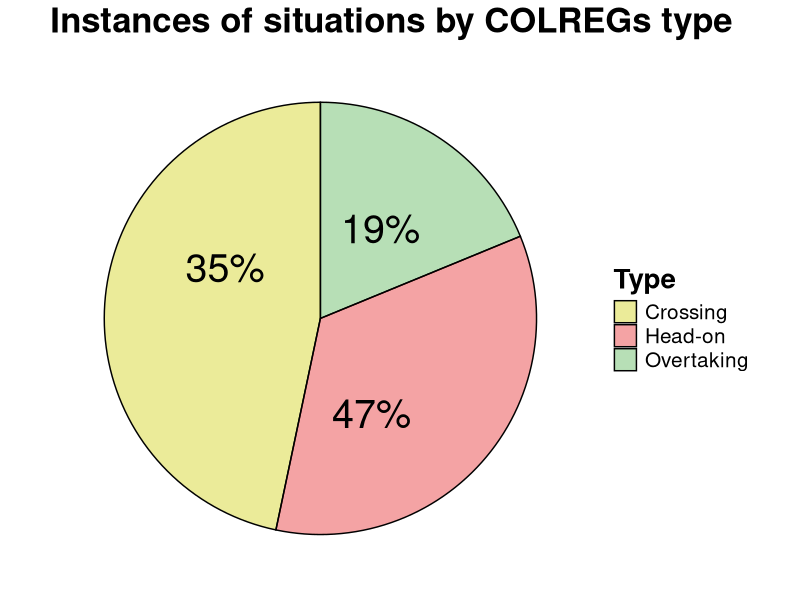

Write the R code that produced this figure.
### Plot pie chart ###

library(ggplot2)
library(scales)

antall <- c(262,651,481)

antallframe <- data.frame(Number=antall)
rownames(antallframe) <- c("Overtaking","Crossing","Head-on")
antallframe

blank_theme <- theme_minimal()+
    theme(
        axis.title.x = element_blank(),
        axis.title.y = element_blank(),
        panel.border = element_blank(),
        panel.grid=element_blank(),
        axis.ticks = element_blank(),
        plot.title=element_text(size=14, face="bold")
    )

plot2 <- ggplot(antallframe,aes(x="",y=Number,fill=rownames(antallframe))) + 
    geom_bar(width = 1, stat = "identity", alpha=0.4,colour="black") + 
    coord_polar("y", start=0) + 
    blank_theme +
    #scale_fill_brewer(palette = "Set1",direction = 1,name="COLREGs") +
    scale_fill_manual(values = c("yellow3","#E41A1C","#4DAF4A"), name="Type") + 
    geom_text(aes(y = Number/2 + c(0, cumsum(Number)[-length(Number)]), 
                  label = percent(Number/sum(Number))), size=10,fontface=1) + 
    theme(axis.text.x=element_blank(), plot.title = element_text(face="bold",size=25),
          legend.title = element_text(face="bold",size=20), legend.text = element_text(size=15)) + 
    ggtitle("Instances of situations by COLREGs type")
plot2


library("RColorBrewer")

brewer.pal(12, "Set1")
